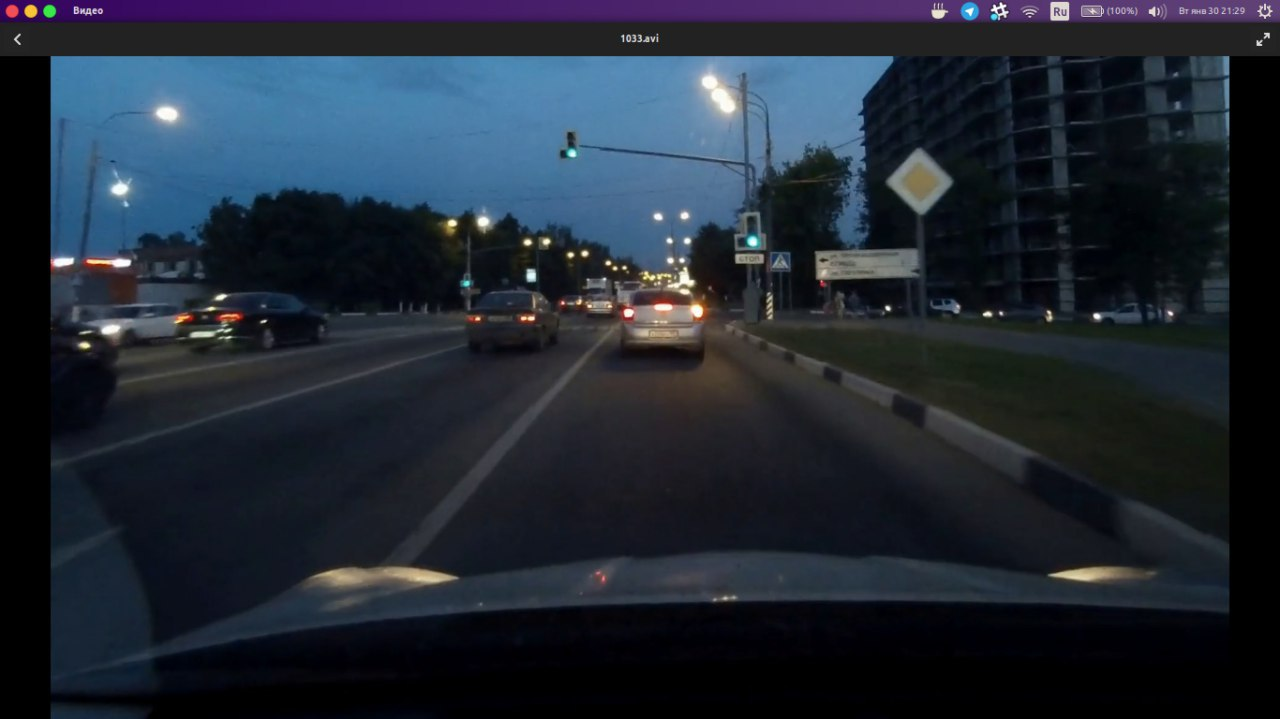
#> input picture maslovich_n_r/vis2.jpg, 1280 x 719 px
$ jupyter execute 'Laboratory work #3.ipynb'   (shell and % lines are left out)
#> lines starting #> are read from the running program, lines starting #| are printed output that depends on the picture
## 2D-Convolution using OpenCV

[cell 1]
import cv2
import numpy as np
import matplotlib.pyplot as plt

[cell 2]
plt.rcParams['figure.figsize'] = (9.0, 9.0)

[cell 3]
img = cv2.imread('vis2.jpg')
#> img is the input picture: shape (719, 1280, 3); mean B, G, R 52.6, 41.2, 32.9
gray = cv2.cvtColor(img, cv2.COLOR_BGR2GRAY)
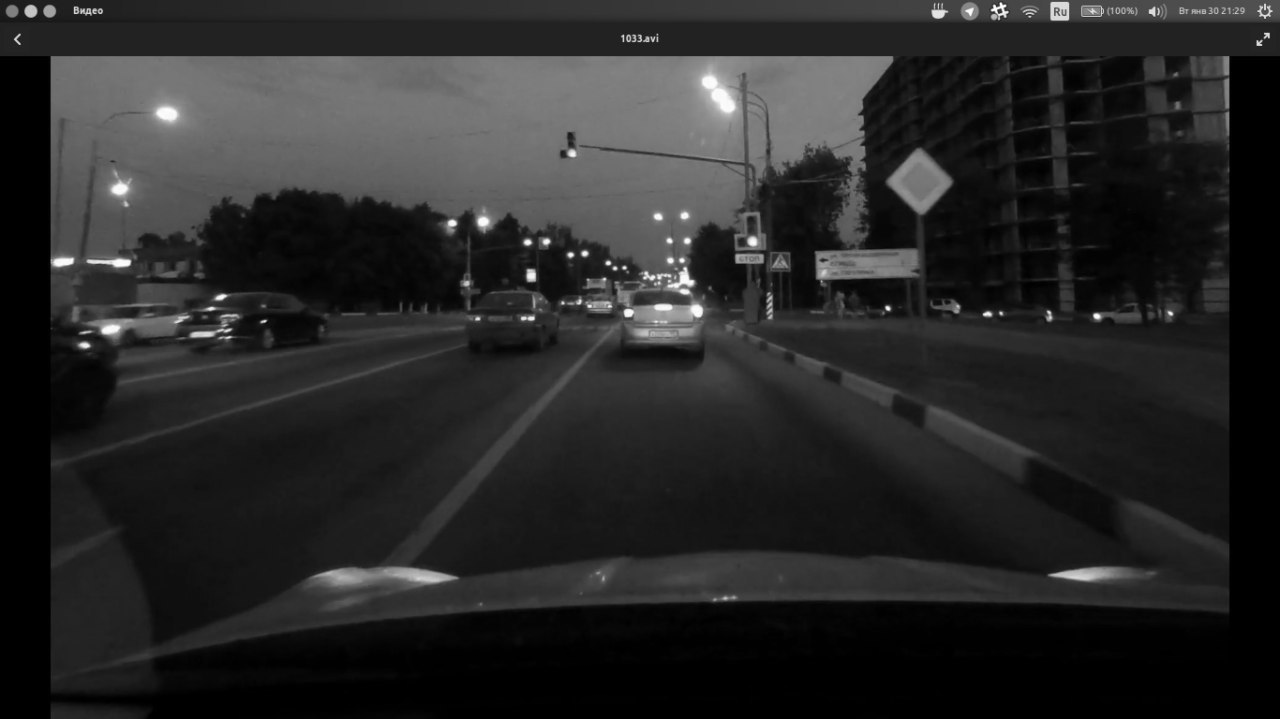
#> gray: shape (719, 1280); min 0, max 255, mean 40

[cell 4]
gray.shape
#> Out = (719, 1280)

[cell 5]
plt.imshow(gray[200:400,550:800], cmap = 'gray')
#plt.axis("off")
plt.show()
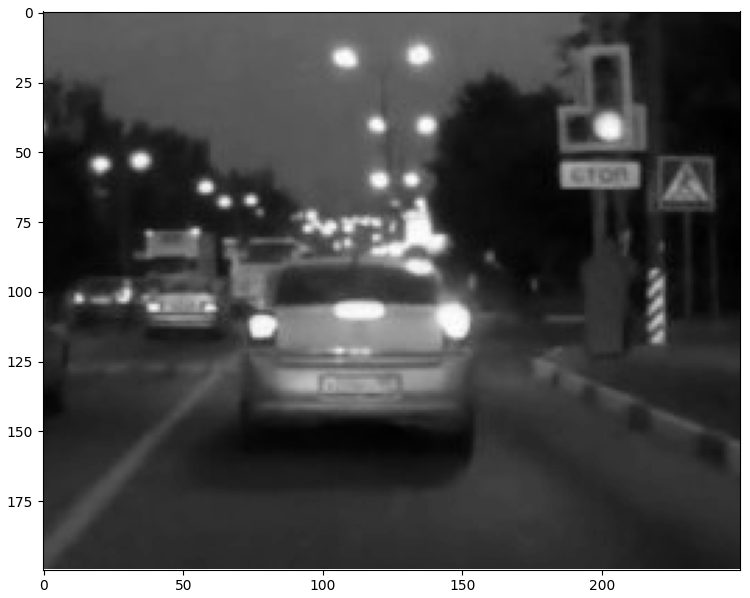
#> figure drawn by matplotlib, 1 panel

[cell 6]
out = gray
kernel = np.array([-0.5, 0.5]).reshape(1,2)
out = cv2.filter2D(out,-1,kernel)

[cell 7]
plt.imshow(out[200:400,550:800], cmap = 'gray')
plt.axis("off")
plt.show()
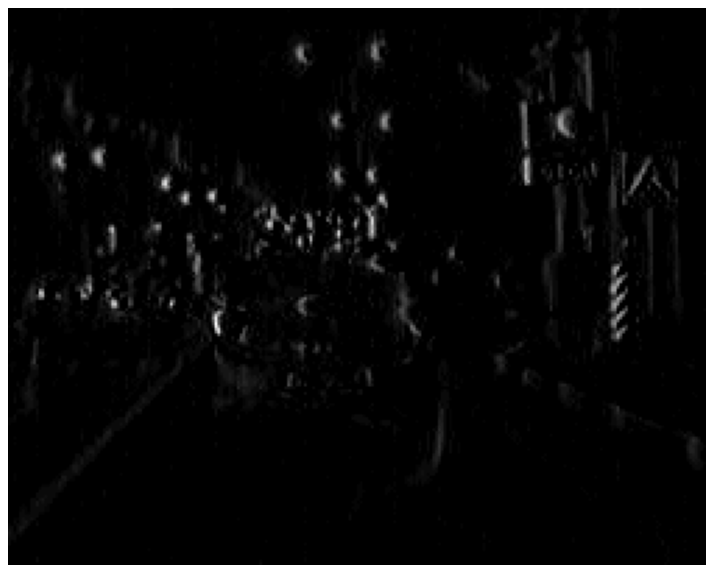
#> figure drawn by matplotlib, 1 panel

$ run again, with maslovich_n_r/vis1.jpg copied over maslovich_n_r/vis2.jpg
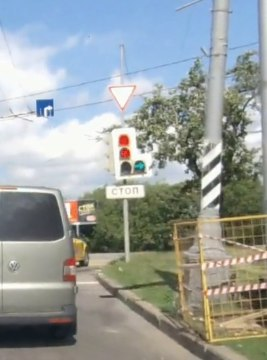
#> input picture maslovich_n_r/vis1.jpg, 267 x 360 px
#> img is the input picture: shape (360, 267, 3); mean B, G, R 157, 158.4, 152.3
#> `plt.show()`:
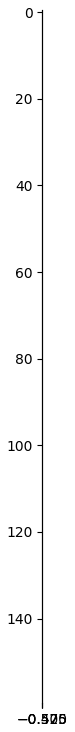
#> figure drawn by matplotlib, 1 panel
#> `out = cv2.filter2D(out,-1,kernel)`:
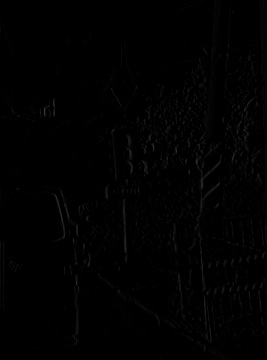
#> out: shape (360, 267); min 0, max 54, mean 1.3
